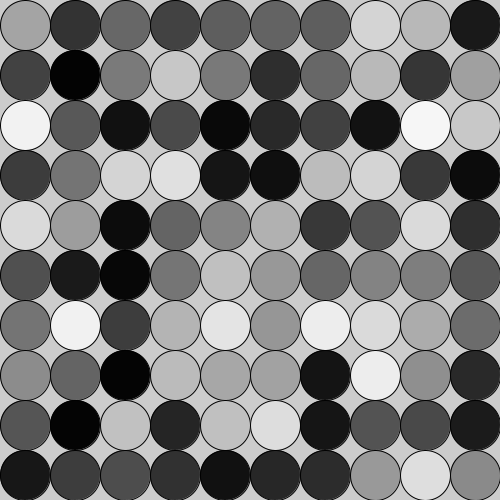
Frame 1 (no input)
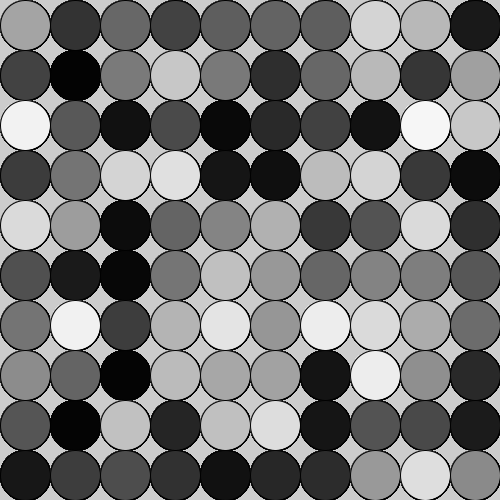
Frame 60 (the mouse pressed at the canvas centre just before this capture)
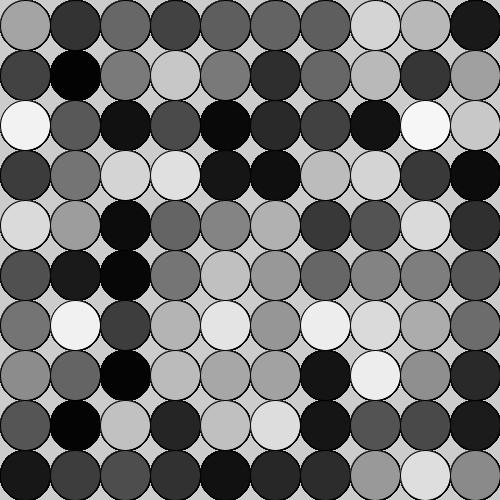
Frame 120 (the mouse held since frame 60 and released just before this capture)

The Processing sketch that drew these frames (run headless with seeded random() and noise(); from frame 60 on, the mouse is pressed at the canvas centre):

// Processing sketch: sketch_10x10_Kreise_Coding_Challange_Aber_Richtig
// ── sketch_10x10_Kreise_Coding_Challange_Aber_Richtig.pde

int[][] colors;
void setup(){size(500,500);
  colors = new int[10][10];
  
  rectMode(CENTER);
  
    for (int i = 0; i <10; i++){
      for (int j = 0; j <10; j++){
    colors[i][j] = (int) random(0,255);
  }
  }
}

void draw(){
  for (int i = 0; i <10; i++){
      for (int j = 0; j <10; j++){
    zeichne(i,j);
  }
  }

}
void zeichne(int i,int j){
  fill(colors[i][j]);
  var pos = new PVector(i*50 + 25,j*50 + 25);
  var mouse = new PVector(mouseX,mouseY);
  circle(pos.x,pos.y,50);
  if (mouse.dist(pos) < 25){
    colors[i][j]+= 10;
    colors[i][j] %= 255;
}
 
  
}
